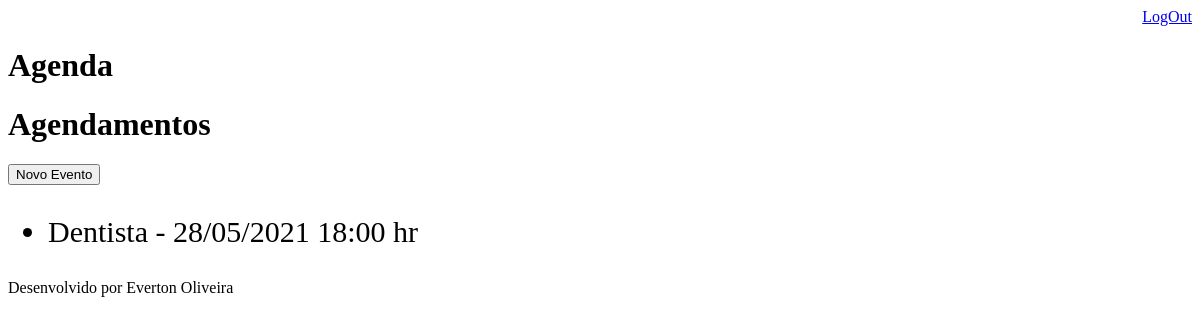
Page /agenda/ (signed in) on the earlier database version.
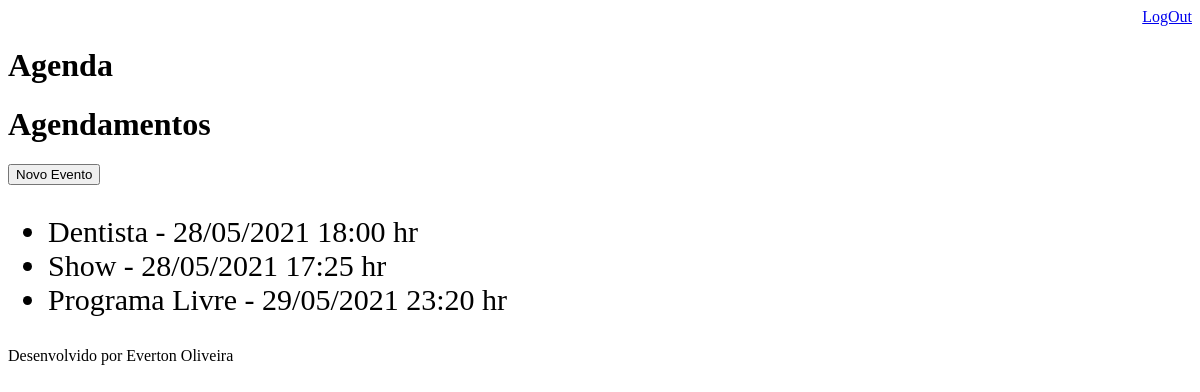
Same page on the later database version.
### core/models.py (models this page shows, shortened)
class Evento(models.Model):
    titulo = models.CharField(max_length=100)
    descricao = models.TextField(blank=True, null=True)
    data_evento = models.DateTimeField(verbose_name='Data do Evento')
    local_evento = models.TextField(blank=True, null=True)
    data_descricao = models.DateTimeField(auto_now=True, verbose_name='Data da Criação')
    usuario = models.ForeignKey(User, on_delete=models.CASCADE)
    class Meta:
        db_table = 'evento'
    def get_data_evento(self):
        return self.data_evento.strftime('%d/%m/%Y %H:%M hr')

### core/views.py (the view)
# urls.py: path('agenda/', views.lista_eventos),
@login_required(login_url='/login/')
def lista_eventos(request):
    usuario = request.user
    data_atual = datetime.now() - timedelta(hours=1)
    evento = Evento.objects.filter(usuario=usuario,data_evento__gt=data_atual)
    dados = {'eventos':evento}
    return render(request, 'agenda.html', dados)

### templates/agenda.html
{% extends "model-page.html" %}
{% block content %}
    <h1>Agendamentos</h1>
    <a href="evento/">
    <button type="button">Novo Evento</button>
    </a>
    <ul style="font-size: 30px">
    {% for evento in eventos %}
    <li>{{ evento.titulo }} - {{ evento.get_data_evento }}</li>
    {% endfor %}
    </ul>
{% endblock %}

### templates/model-page.html
<!DOCTYPE html>
<html lang="pt-br">
<head>
  {% include "model-header.html" %}
</head>
<body>
  {% block content %} {% endblock %}
  {% include "model-footer.html" %}
</body>
</html>

### templates/model-header.html (shortened to what this page needs)
    <div align="right">
        <a href="/logout">LogOut</a>
    </div>
    <h1>Agenda</h1>

### templates/model-footer.html
<p>Desenvolvido por Everton Oliveira</p>

Differences in the rows shown:
added Evento: titulo "Show", get_data_evento "28/05/2021 17:25 hr"
added Evento: titulo "Programa Livre", get_data_evento "29/05/2021 23:20 hr"
